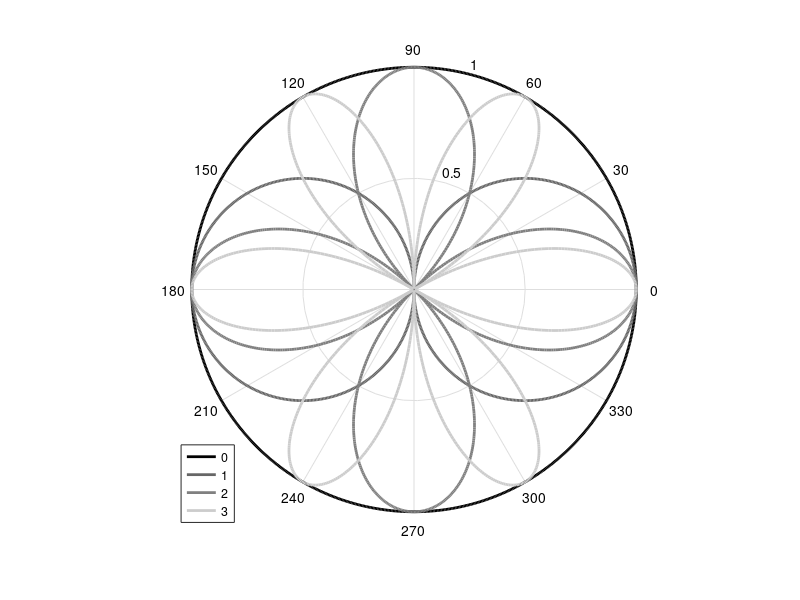

Write MATLAB code to recreate this figure. (Note: this script raises an error after producing the figure.)
%%%%%%%%%%%%%%%%%%%%%%%%%%%%%%%%%%%%%%%%%%%%%%%%%%%%%%%%%%%%%%%%%%%%%%%%%%%
% This work is supplementary material for the book                        %
%                                                                         %
% Jens Ahrens, Analytic Methods of Sound Field Synthesis, Springer-Verlag %
% Berlin Heidelberg, 2012, http://dx.doi.org/10.1007/978-3-642-25743-8    %
%                                                                         %
% It has been downloaded from http://soundfieldsynthesis.org and is       %
% licensed under a Creative Commons Attribution-NonCommercial-ShareAlike  % 
% 3.0 Unported License. Please cite the book appropriately if you use     % 
% these materials in your own work.                                       %
%                                                                         %
% (c) 2012 by Jens Ahrens                                                 %
%%%%%%%%%%%%%%%%%%%%%%%%%%%%%%%%%%%%%%%%%%%%%%%%%%%%%%%%%%%%%%%%%%%%%%%%%%%

clear;

angle = linspace( 0, 2*pi, 1000 );

figure;

% plot 0th order
out = exp( 1i .* 0 .* angle );
h   = polar( angle, abs( real( out ) ) );
set( h, 'Color', [ 0 0 0 ], 'Linewidth', 2 );

hold on

% plot 1st order
out = exp( 1i .* 1 .* angle );
h   = polar( angle, abs( real( out ) ) );
set( h, 'Color', [ .4 .4 .4 ], 'Linewidth', 2 );

% plot 2nd order
out = exp( 1i .* 2.* angle );
h   = polar(angle, abs( real( out ) ) );
set( h, 'Color', [ .5 .5 .5 ], 'Linewidth', 2 );

% plot 3rd order
out = exp( 1i .* 3 .* angle );
h   = polar(angle, abs( real( out ) ) );
set( h, 'Color', [ .8 .8 .8 ], 'Linewidth', 2 );

axis square;
grid off;
legend( '0', '1', '2', '3', 'Location', 'SouthWest' );
graph_defaults;

